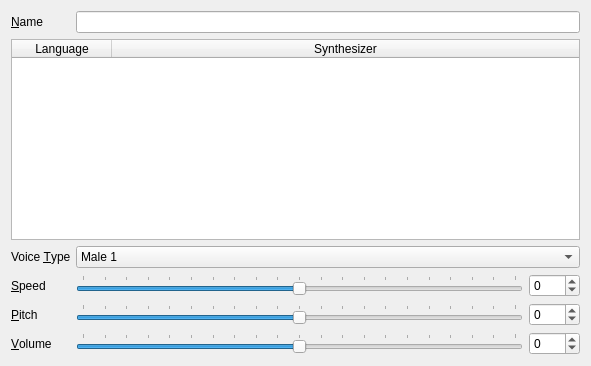
<?xml version="1.0" encoding="UTF-8"?>
<ui version="4.0">
 <author>Gary Cramblitt</author>
 <class>AddTalkerWidget</class>
 <widget class="QWidget" name="AddTalkerWidget">
  <property name="geometry">
   <rect>
    <x>0</x>
    <y>0</y>
    <width>591</width>
    <height>366</height>
   </rect>
  </property>
  <layout class="QFormLayout" name="formLayout">
   <item row="0" column="0">
    <widget class="QLabel" name="label">
     <property name="text">
      <string>&amp;Name</string>
     </property>
     <property name="buddy">
      <cstring>nameEdit</cstring>
     </property>
    </widget>
   </item>
   <item row="0" column="1">
    <widget class="KLineEdit" name="nameEdit"/>
   </item>
   <item row="1" column="0" colspan="2">
    <widget class="QTableWidget" name="AvailableTalkersTable">
     <property name="tabKeyNavigation">
      <bool>false</bool>
     </property>
     <property name="alternatingRowColors">
      <bool>true</bool>
     </property>
     <property name="selectionMode">
      <enum>QAbstractItemView::SingleSelection</enum>
     </property>
     <property name="selectionBehavior">
      <enum>QAbstractItemView::SelectRows</enum>
     </property>
     <property name="horizontalScrollMode">
      <enum>QAbstractItemView::ScrollPerPixel</enum>
     </property>
     <property name="sortingEnabled">
      <bool>false</bool>
     </property>
     <attribute name="horizontalHeaderVisible">
      <bool>true</bool>
     </attribute>
     <attribute name="horizontalHeaderCascadingSectionResizes">
      <bool>false</bool>
     </attribute>
     <attribute name="horizontalHeaderStretchLastSection">
      <bool>true</bool>
     </attribute>
     <attribute name="verticalHeaderVisible">
      <bool>false</bool>
     </attribute>
     <column>
      <property name="text">
       <string>Language</string>
      </property>
     </column>
     <column>
      <property name="text">
       <string>Synthesizer</string>
      </property>
     </column>
    </widget>
   </item>
   <item row="2" column="0">
    <widget class="QLabel" name="label_2">
     <property name="text">
      <string>Voice &amp;Type</string>
     </property>
     <property name="buddy">
      <cstring>voiceComboBox</cstring>
     </property>
    </widget>
   </item>
   <item row="2" column="1">
    <widget class="QComboBox" name="voiceComboBox">
     <item>
      <property name="text">
       <string>Male 1</string>
      </property>
     </item>
     <item>
      <property name="text">
       <string>Male 2</string>
      </property>
     </item>
     <item>
      <property name="text">
       <string>Male 3</string>
      </property>
     </item>
     <item>
      <property name="text">
       <string>Female 1</string>
      </property>
     </item>
     <item>
      <property name="text">
       <string>Female 2</string>
      </property>
     </item>
     <item>
      <property name="text">
       <string>Female 3</string>
      </property>
     </item>
     <item>
      <property name="text">
       <string>Male Child</string>
      </property>
     </item>
     <item>
      <property name="text">
       <string>Female Child</string>
      </property>
     </item>
    </widget>
   </item>
   <item row="3" column="0">
    <widget class="QLabel" name="label_3">
     <property name="text">
      <string>&amp;Speed</string>
     </property>
     <property name="buddy">
      <cstring>speedSlider</cstring>
     </property>
    </widget>
   </item>
   <item row="3" column="1">
    <layout class="QHBoxLayout" name="horizontalLayout">
     <item>
      <widget class="QSlider" name="speedSlider">
       <property name="minimum">
        <number>-100</number>
       </property>
       <property name="maximum">
        <number>100</number>
       </property>
       <property name="singleStep">
        <number>10</number>
       </property>
       <property name="pageStep">
        <number>20</number>
       </property>
       <property name="orientation">
        <enum>Qt::Horizontal</enum>
       </property>
       <property name="tickPosition">
        <enum>QSlider::TicksAbove</enum>
       </property>
      </widget>
     </item>
     <item>
      <widget class="KIntSpinBox" name="speedSpinBox">
       <property name="minimum">
        <number>-100</number>
       </property>
       <property name="maximum">
        <number>100</number>
       </property>
      </widget>
     </item>
    </layout>
   </item>
   <item row="4" column="0">
    <widget class="QLabel" name="label_4">
     <property name="text">
      <string>&amp;Pitch</string>
     </property>
     <property name="buddy">
      <cstring>pitchSlider</cstring>
     </property>
    </widget>
   </item>
   <item row="4" column="1">
    <layout class="QHBoxLayout" name="horizontalLayout_2">
     <item>
      <widget class="QSlider" name="pitchSlider">
       <property name="minimum">
        <number>-100</number>
       </property>
       <property name="maximum">
        <number>100</number>
       </property>
       <property name="singleStep">
        <number>10</number>
       </property>
       <property name="pageStep">
        <number>20</number>
       </property>
       <property name="orientation">
        <enum>Qt::Horizontal</enum>
       </property>
       <property name="tickPosition">
        <enum>QSlider::TicksAbove</enum>
       </property>
      </widget>
     </item>
     <item>
      <widget class="KIntSpinBox" name="pitchSpinBox">
       <property name="minimum">
        <number>-100</number>
       </property>
       <property name="maximum">
        <number>100</number>
       </property>
      </widget>
     </item>
    </layout>
   </item>
   <item row="5" column="0">
    <widget class="QLabel" name="label_5">
     <property name="text">
      <string>&amp;Volume</string>
     </property>
     <property name="buddy">
      <cstring>volumeSlider</cstring>
     </property>
    </widget>
   </item>
   <item row="5" column="1">
    <layout class="QHBoxLayout" name="horizontalLayout_3">
     <item>
      <widget class="QSlider" name="volumeSlider">
       <property name="minimum">
        <number>-100</number>
       </property>
       <property name="maximum">
        <number>100</number>
       </property>
       <property name="singleStep">
        <number>10</number>
       </property>
       <property name="pageStep">
        <number>20</number>
       </property>
       <property name="orientation">
        <enum>Qt::Horizontal</enum>
       </property>
       <property name="tickPosition">
        <enum>QSlider::TicksAbove</enum>
       </property>
      </widget>
     </item>
     <item>
      <widget class="KIntSpinBox" name="volumeSpinBox">
       <property name="minimum">
        <number>-100</number>
       </property>
       <property name="maximum">
        <number>100</number>
       </property>
      </widget>
     </item>
    </layout>
   </item>
  </layout>
 </widget>
 <customwidgets>
  <customwidget>
   <class>KIntSpinBox</class>
   <extends>QSpinBox</extends>
   <header>knuminput.h</header>
  </customwidget>
  <customwidget>
   <class>KLineEdit</class>
   <extends>QLineEdit</extends>
   <header>klineedit.h</header>
  </customwidget>
 </customwidgets>
 <tabstops>
  <tabstop>nameEdit</tabstop>
  <tabstop>AvailableTalkersTable</tabstop>
  <tabstop>voiceComboBox</tabstop>
  <tabstop>speedSlider</tabstop>
  <tabstop>speedSpinBox</tabstop>
  <tabstop>pitchSlider</tabstop>
  <tabstop>pitchSpinBox</tabstop>
  <tabstop>volumeSlider</tabstop>
  <tabstop>volumeSpinBox</tabstop>
 </tabstops>
 <resources/>
 <connections>
  <connection>
   <sender>speedSlider</sender>
   <signal>valueChanged(int)</signal>
   <receiver>speedSpinBox</receiver>
   <slot>setValue(int)</slot>
   <hints>
    <hint type="sourcelabel">
     <x>297</x>
     <y>273</y>
    </hint>
    <hint type="destinationlabel">
     <x>556</x>
     <y>273</y>
    </hint>
   </hints>
  </connection>
  <connection>
   <sender>speedSpinBox</sender>
   <signal>valueChanged(int)</signal>
   <receiver>speedSlider</receiver>
   <slot>setValue(int)</slot>
   <hints>
    <hint type="sourcelabel">
     <x>556</x>
     <y>273</y>
    </hint>
    <hint type="destinationlabel">
     <x>297</x>
     <y>273</y>
    </hint>
   </hints>
  </connection>
  <connection>
   <sender>pitchSlider</sender>
   <signal>valueChanged(int)</signal>
   <receiver>pitchSpinBox</receiver>
   <slot>setValue(int)</slot>
   <hints>
    <hint type="sourcelabel">
     <x>297</x>
     <y>307</y>
    </hint>
    <hint type="destinationlabel">
     <x>556</x>
     <y>307</y>
    </hint>
   </hints>
  </connection>
  <connection>
   <sender>pitchSpinBox</sender>
   <signal>valueChanged(int)</signal>
   <receiver>pitchSlider</receiver>
   <slot>setValue(int)</slot>
   <hints>
    <hint type="sourcelabel">
     <x>556</x>
     <y>307</y>
    </hint>
    <hint type="destinationlabel">
     <x>297</x>
     <y>307</y>
    </hint>
   </hints>
  </connection>
  <connection>
   <sender>volumeSlider</sender>
   <signal>valueChanged(int)</signal>
   <receiver>volumeSpinBox</receiver>
   <slot>setValue(int)</slot>
   <hints>
    <hint type="sourcelabel">
     <x>297</x>
     <y>341</y>
    </hint>
    <hint type="destinationlabel">
     <x>556</x>
     <y>341</y>
    </hint>
   </hints>
  </connection>
  <connection>
   <sender>volumeSpinBox</sender>
   <signal>valueChanged(int)</signal>
   <receiver>volumeSlider</receiver>
   <slot>setValue(int)</slot>
   <hints>
    <hint type="sourcelabel">
     <x>556</x>
     <y>341</y>
    </hint>
    <hint type="destinationlabel">
     <x>297</x>
     <y>341</y>
    </hint>
   </hints>
  </connection>
 </connections>
</ui>
